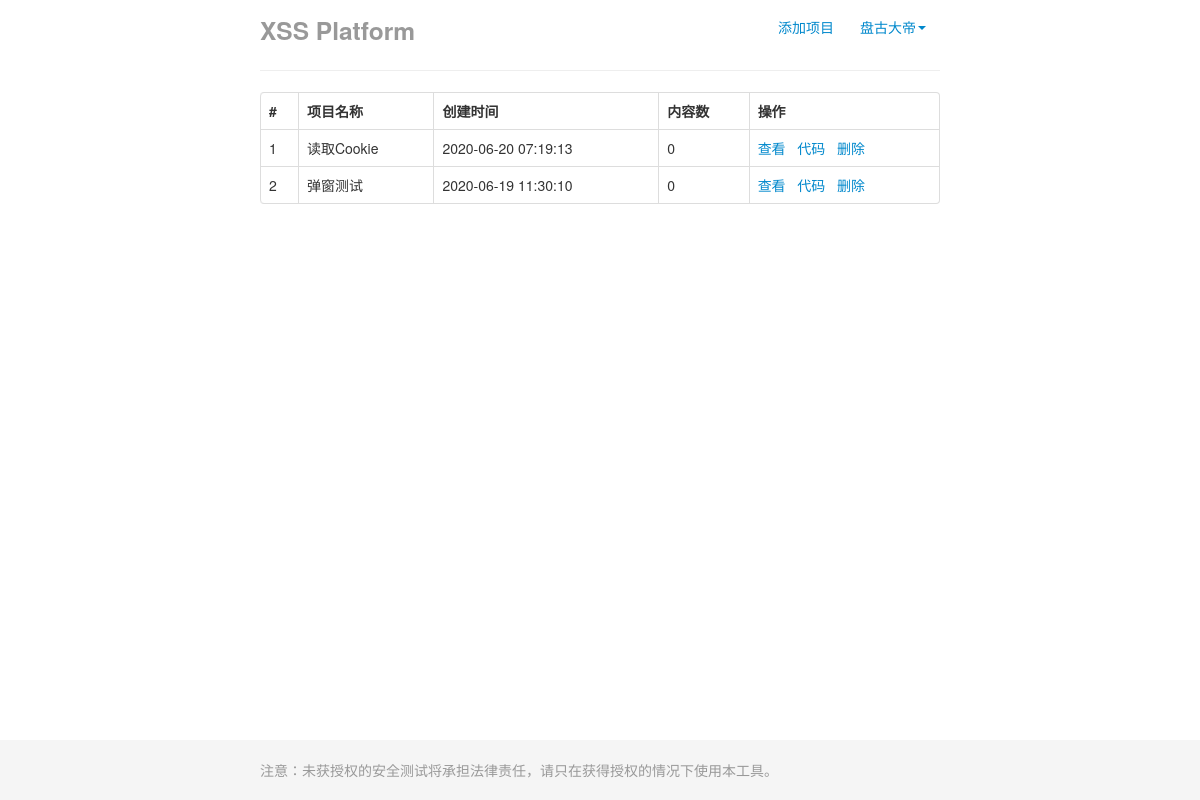
Page /project/index.php (signed in) on the committed database.
### tables this page shows
CREATE TABLE `project` (
  `guid` varchar(255) NOT NULL,
  `user_guid` varchar(255) NOT NULL,
  `project_name` varchar(255) NOT NULL,
  `timestamp` timestamp NOT NULL DEFAULT CURRENT_TIMESTAMP,
  `payload` text NOT NULL
);

### project/index.php (the view, shortened to what this page needs)
<?php
  include("../utils/mysqli_utils.php");
  $stmt = $con->prepare("SELECT `guid`,`project_name`,`project`.`timestamp`, ifnull(`num`,0) as num FROM `project` LEFT JOIN (SELECT `project_guid`,COUNT(*) as num FROM `result` GROUP BY `project_guid`) t ON `project`.`guid`=t.`project_guid` WHERE `user_guid`=?");
  $stmt->bind_param("s", $_SESSION['user_guid']);
  $stmt->execute();
  $result = $stmt->get_result();
?>
<!DOCTYPE html>
<html>
  <head>
    <link href="../assets/css/bootstrap.css" rel="stylesheet">
    <link href="../assets/css/bootstrap-responsive.css" rel="stylesheet">
  </head>
  <body>
    <div id="wrap">
      <div class="container">
        <?php include("../commons/nav.inc");?>
        <hr>
        <table class="table table-hover table-bordered">
        <thead>
          <tr>
            <th>
                #
            </th>
            <th>
                项目名称
            </th>
            <th>
                创建时间
            </th>
            <th>
                内容数
            </th>
            <th>
                操作
            </th>
          </tr>
        </thead>
        <tbody>
          <?php
            if (!empty($result) && mysqli_num_rows($result) != 0) {
            $i = 1;
            while ($row = $result->fetch_array()) {
          ?>
          <tr>
            <td>
              <?php echo $i; ?>
            </td>
            <td>
              <?php echo $row['project_name']; ?>
            </td>
            <td>
              <?php echo $row['timestamp']; ?>
            </td>
            <td>
              <?php echo $row['num']; ?>
            </td>
            <td>
              <?php echo "<a href=\"result.php?id=".$row['guid']."\">查看</a>" ?>
              <?php echo "<a href=\"viewCode.php?id=".$row['guid']."\">代码</a>" ?>
              <?php echo "<a href=\"delete.php?id=".$row['guid']."\">删除</a>" ?>
            </td>
          </tr>
          <?php
            $i = $i + 1;
            }
          }
          ?>
        </tbody>
        </table>
      </div>
      <div id="push"></div>
    </div>
    <div id="footer">
      <div class="container">
        <p class="muted credit">注意：未获授权的安全测试将承担法律责任，请只在获得授权的情况下使用本工具。</p>
      </div>
    </div>
</body></html>

### commons/nav.inc (shortened to what this page needs)
<div class="masthead">
  <ul class="nav nav-pills pull-right">
    <li><a href="create.php">添加项目</a></li>
    <li class="dropdown">
      <a class="dropdown-toggle" data-toggle="dropdown" href="#"><?php echo $_SESSION['nickname'] ?><b class="caret"></b></a>
    </li>
  </ul>
  <h3 class="muted">XSS Platform</h3>
</div>

### project/index.php (style rules this page uses)
html, body { height: 100%; }
#wrap { min-height: 100%; height: auto !important; height: 100%; margin: 0 auto -60px; }
#push, #footer { height: 60px; }
#footer { background-color: #f5f5f5; }
.container { width: auto; max-width: 680px; }
.container .credit { margin: 20px 0; }

### rows in the picture
project: project_name "读取Cookie", timestamp "2020-06-20 07:19:13", num "0"
project: project_name "弹窗测试", timestamp "2020-06-19 11:30:10", num "0"

### other values in the picture
$_SESSION['nickname'] "盘古大帝"
